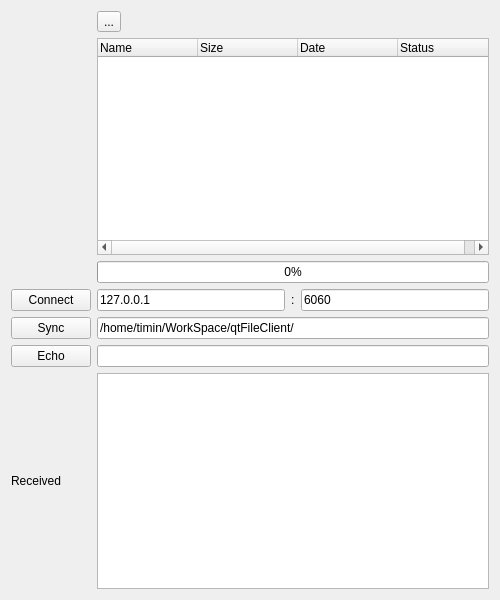
<?xml version="1.0" encoding="UTF-8"?>
<ui version="4.0">
 <class>ClientWidget</class>
 <widget class="QWidget" name="ClientWidget">
  <property name="geometry">
   <rect>
    <x>0</x>
    <y>0</y>
    <width>500</width>
    <height>600</height>
   </rect>
  </property>
  <property name="windowTitle">
   <string>ClientWidget</string>
  </property>
  <layout class="QGridLayout" name="gridLayout_2">
   <item row="11" column="1">
    <widget class="QTextBrowser" name="textReceived"/>
   </item>
   <item row="8" column="0">
    <widget class="QPushButton" name="syncBtn">
     <property name="text">
      <string>Sync</string>
     </property>
    </widget>
   </item>
   <item row="11" column="0">
    <widget class="QLabel" name="receivedLabel">
     <property name="text">
      <string>Received</string>
     </property>
    </widget>
   </item>
   <item row="2" column="1">
    <widget class="QProgressBar" name="progressBar">
     <property name="value">
      <number>0</number>
     </property>
    </widget>
   </item>
   <item row="1" column="1">
    <widget class="QTreeWidget" name="treeWidget">
     <column>
      <property name="text">
       <string>Name</string>
      </property>
     </column>
     <column>
      <property name="text">
       <string>Size</string>
      </property>
     </column>
     <column>
      <property name="text">
       <string>Date</string>
      </property>
     </column>
     <column>
      <property name="text">
       <string>Status</string>
      </property>
     </column>
     <column>
      <property name="text">
       <string/>
      </property>
     </column>
    </widget>
   </item>
   <item row="0" column="1">
    <widget class="QToolButton" name="updateFilesBtn">
     <property name="text">
      <string>...</string>
     </property>
     <property name="toolButtonStyle">
      <enum>Qt::ToolButtonIconOnly</enum>
     </property>
    </widget>
   </item>
   <item row="6" column="0">
    <widget class="QPushButton" name="connectBtn">
     <property name="text">
      <string>Connect</string>
     </property>
    </widget>
   </item>
   <item row="9" column="0">
    <widget class="QPushButton" name="echoBtn">
     <property name="text">
      <string>Echo</string>
     </property>
    </widget>
   </item>
   <item row="9" column="1">
    <widget class="QLineEdit" name="echoLineEdit"/>
   </item>
   <item row="8" column="1">
    <widget class="QLineEdit" name="dirLineEdit">
     <property name="text">
      <string>/home/timin/WorkSpace/qtFileClient/</string>
     </property>
    </widget>
   </item>
   <item row="6" column="1">
    <layout class="QHBoxLayout" name="horizontalLayout">
     <item>
      <widget class="QLineEdit" name="ipLineEdit">
       <property name="text">
        <string>127.0.0.1</string>
       </property>
      </widget>
     </item>
     <item>
      <widget class="QLabel" name="label">
       <property name="text">
        <string>:</string>
       </property>
      </widget>
     </item>
     <item>
      <widget class="QLineEdit" name="portLineEdit">
       <property name="text">
        <string>6060</string>
       </property>
      </widget>
     </item>
    </layout>
   </item>
  </layout>
 </widget>
 <resources/>
 <connections/>
</ui>
